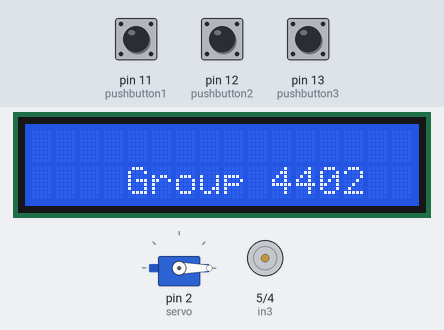
Recording of a sketch running on a simulated Arduino Uno, built with avr-gcc and run on an emulated ATmega328P. Parts: 16×2 character LCD, servo, motor-driver pin pairs drawn as motors (green arrow = first pin HIGH = forward, orange = second pin HIGH = backward, longer = more drive, scaled by the enable pin). Inputs (shaded band) come from the test bench; at power-on: pin 11 (pushbutton1) HIGH, pin 12 (pushbutton2) HIGH, pin 13 (pushbutton3) HIGH.

Above: at 1.2 s.
1.3 s: pin 11 (pushbutton1) pulled LOW for 0.9 s
At 2.19 s:
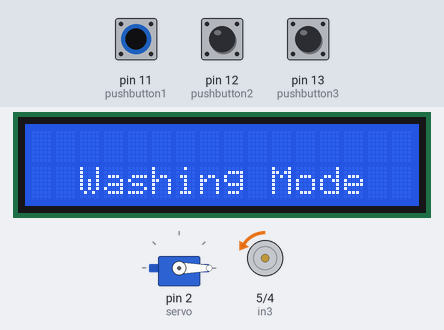
At 3.09 s:
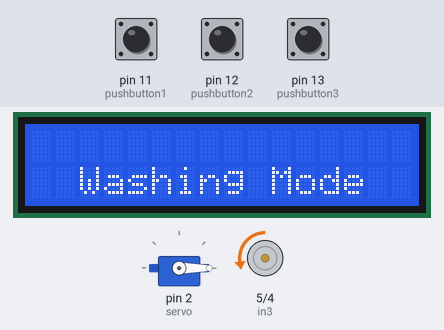
Timing chart, 0 to 19.5 s (numbered marks = the images above; inputs shaded):
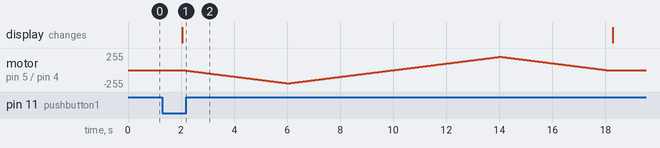

Measured:
- after the input at 1.3 s, the display: changes after 0.74 s (image 1)

The sketch:

DP2_clone.ino
```cpp
#include <Servo.h>
Servo servo;

#include <LiquidCrystal_I2C.h> // Library for LCD
LiquidCrystal_I2C lcd(0x27, 16, 2); // I2C address 0x27, 16 column and 2 rows

#define pushbutton1 11
#define pushbutton2 12
#define pushbutton3 13

// DC MOTOR connections
int enB = 3;
int in3 = 5;
int in4 = 4;

int buttonState1 = 1;
int buttonState2 = 1;
int buttonState3 = 1;

int count1 = 0;
int count2 = 0;

void setup() {
	// Set all the motor control pins to outputs
  lcd.init();                           //initialize the lcd
  lcd.backlight();                      //open the backlight
	pinMode(enB, OUTPUT);
	pinMode(in3, OUTPUT);
	pinMode(in4, OUTPUT);

	// Turn off motors - Initial state
	digitalWrite(in3, LOW);
	digitalWrite(in4, LOW);

  // Initiate push buttons
  pinMode(pushbutton1, INPUT_PULLUP);
  pinMode(pushbutton2, INPUT_PULLUP);
  pinMode(pushbutton3, INPUT_PULLUP);

  // Initialize serial monitor
  Serial.begin(9600);

  servo.attach(2);

  servo.write(0);
}

void Washing() {
  lcd.clear();
  lcd.setCursor(2, 1);         // move cursor to   (0, 0)
  lcd.print("Washing Mode");

  // Turn on motors
  digitalWrite(in3, LOW);
  digitalWrite(in4, HIGH);

  // Accelerate from zero to maximum speed
  for (int i = 0; i < 200; i++) {
    analogWrite(enB, i);
    delay(20);
  }

  // Decelerate from maximum speed to zero
  for (int i = 199; i >= 0; --i) {
    analogWrite(enB, i);
    delay(20);
  }

  // Now change motor directions
  digitalWrite(in3, HIGH);
  digitalWrite(in4, LOW);

  // Accelerate from zero to maximum speed
  for (int i = 0; i < 200; i++) {
    analogWrite(enB, i);
    delay(20);
  }

  // Decelerate from maximum speed to zero
  for (int i = 199; i >= 0; --i) {
    analogWrite(enB, i);
    delay(20);
  }
}

void Blender() {
  lcd.clear();
  lcd.setCursor(2, 1);         // move cursor to   (0, 0)
  lcd.print("Blending Mode");
	// Set motors to maximum speed
	// For PWM maximum possible values are 0 to 255
	analogWrite(enB, 255);

  while (count1%2 == 0){
    // Turn on motor B
	  digitalWrite(in3, HIGH);
	  digitalWrite(in4, LOW);

    if (digitalRead(pushbutton2) == LOW){
      count1 += 1;
    }
  }

	// Turn off motors
	digitalWrite(in3, LOW);
	digitalWrite(in4, LOW);
}

void DrainOpen(){
  lcd.clear();
  lcd.setCursor(2, 1);
  lcd.print("Opening Drain");
  servo.write(180);
  delay(5000);
  count2 += 1;
}

void DrainClose(){
  lcd.clear();
  lcd.setCursor(2, 1);
  lcd.print("Closing Drain");
  servo.write(0);
  delay(5000);
  count2 += 1;
}


void loop() {
  buttonState1 = digitalRead(pushbutton1);
  buttonState2 = digitalRead(pushbutton2);
  buttonState3 = digitalRead(pushbutton3);

  lcd.clear();                 // clear display
  lcd.setCursor(5, 1);         // move cursor to   (0, 0)
  lcd.print("Arduino");        // print message at (0, 0)
  lcd.setCursor(4, 2);         // move cursor to   (2, 1)
  lcd.print("Group 4402");     // print message at (2, 1)
  delay(500);                 // display the above for two seconds

	if (buttonState1 == LOW){
    Washing();
  }
  else if (buttonState2 == LOW){
    Blender();
    delay(5000);
  }
  else if (buttonState3 == LOW){
    if (count2%2 == 0){
      DrainOpen();
    }
    else{
      DrainClose();
    }
  }

	delay(200);
}
```
